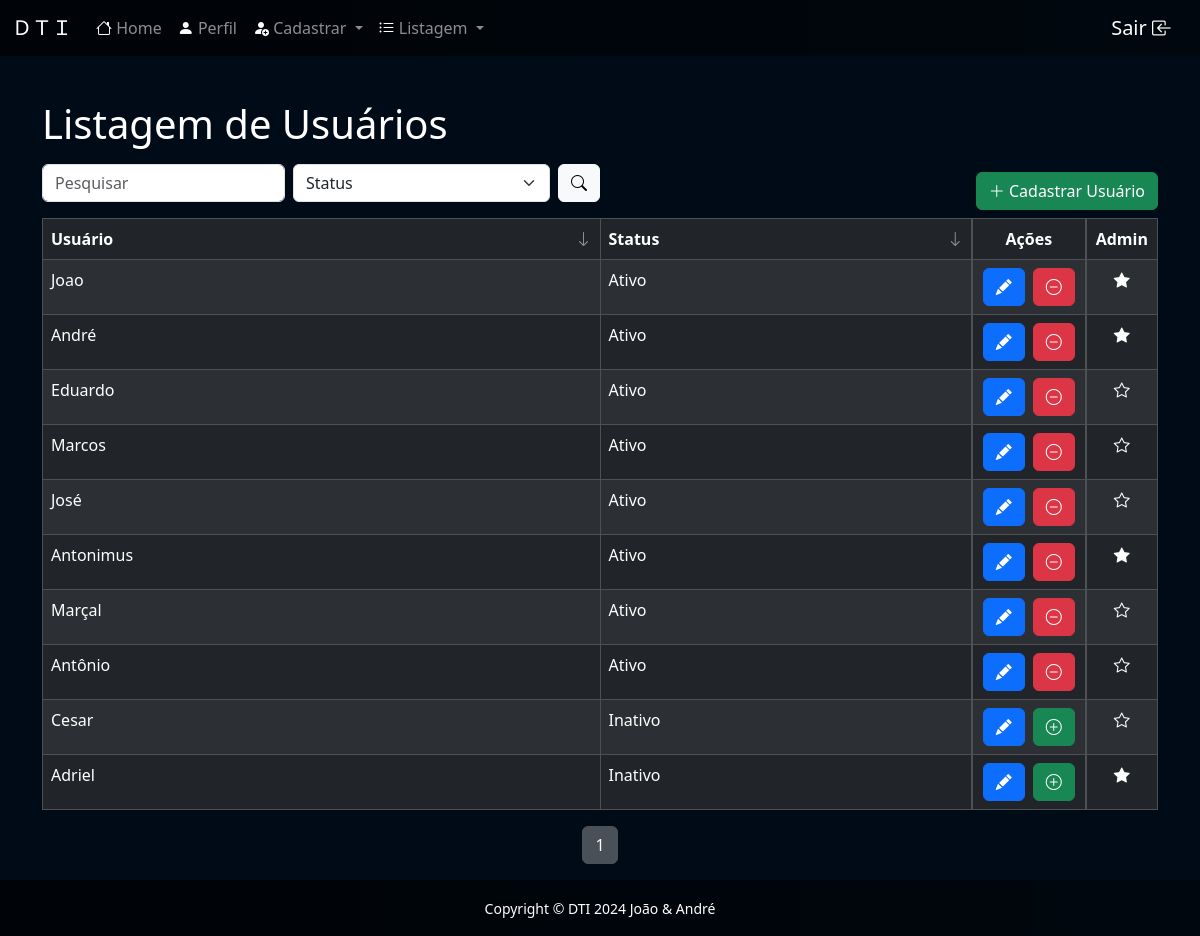
Before: /listar/list-usuario.php (signed in) with the older database file.
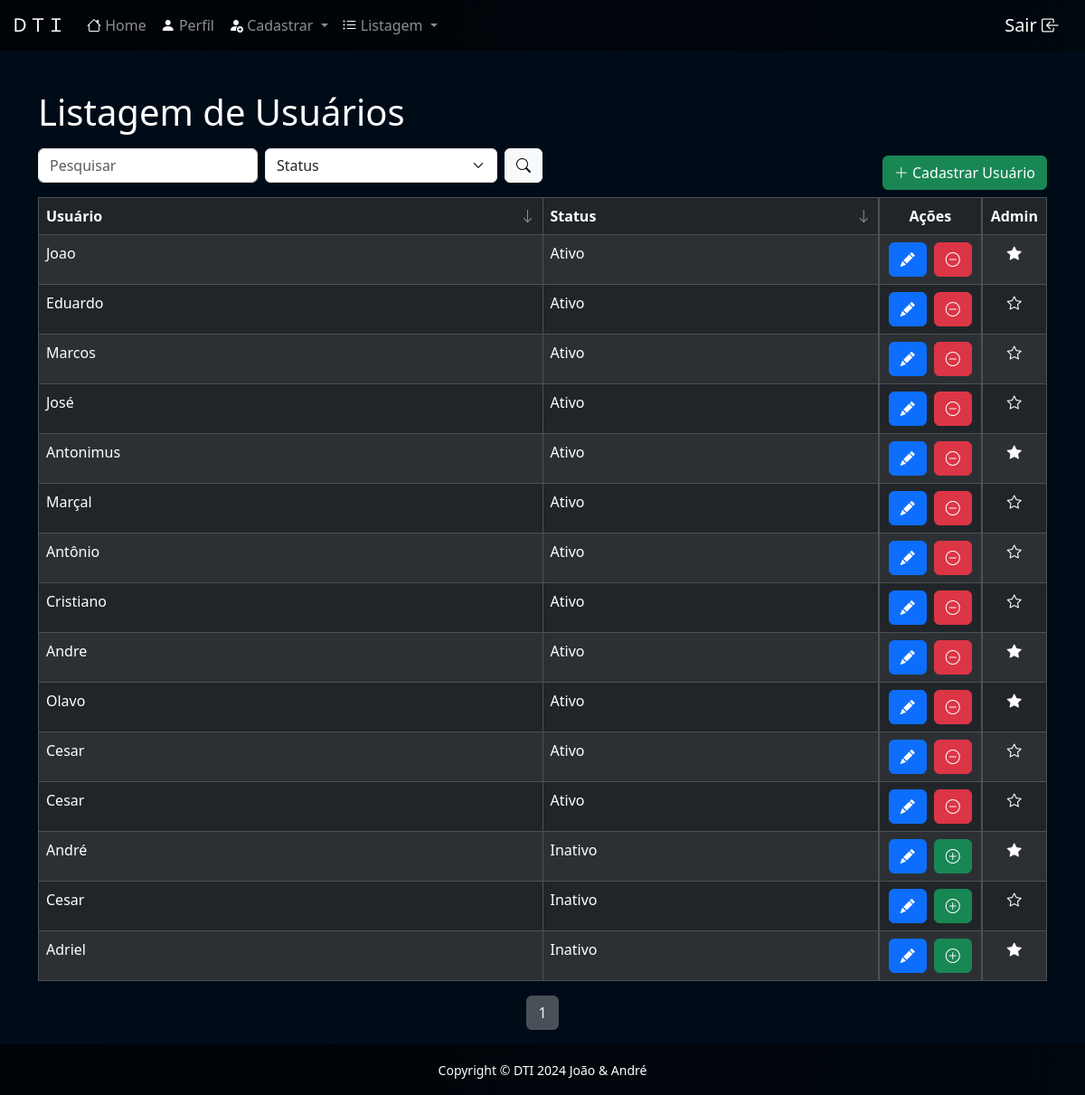
After: the same page with the newer database file.
### tables this page shows
CREATE TABLE `usuario` (
  `id` int(11) NOT NULL,
  `nome` varchar(100) NOT NULL,
  `senha` varchar(100) NOT NULL,
  `status` int(1) NOT NULL,
  `nivel` int(1) NOT NULL
);

### listar/list-usuario.php (the view, shortened to what this page needs)
<?php
    require_once('../conexao.php');
    $V_WHERE = "";
    $S_WHERE = "";
    $itens_por_pagina = 15;
    $pagina = isset($_GET['page']) ? $_GET['page'] : 1;
    $offset = ($pagina - 1) * $itens_por_pagina;
    $sql_count = "SELECT COUNT(*) AS total FROM usuario WHERE 1 = 1 " . $V_WHERE . $S_WHERE;
    $resultado_count = mysqli_query($conexao, $sql_count);
    $linha_count = mysqli_fetch_assoc($resultado_count);
    $total_registros = $linha_count['total'];
    $total_paginas = ceil($total_registros / $itens_por_pagina);
    $sort_col = isset($_GET['sort_col']) ? $_GET['sort_col'] : 2;
    $sort_order = isset($_GET['sort_order']) ? $_GET['sort_order'] : 'ASC';
    switch ($sort_col) {
        default:
            $sort_col = 'usuario.status';
    }
    $sql = "SELECT * FROM usuario
              WHERE 1 = 1 " . $V_WHERE . $S_WHERE . "
              ORDER BY $sort_col $sort_order
              LIMIT $itens_por_pagina OFFSET $offset";
    $resultado = mysqli_query($conexao, $sql);
?>
<!DOCTYPE html>
<html lang="pt-br">
<head>
    <link href="https://cdn.jsdelivr.net/npm/bootstrap@5.3.3/dist/css/bootstrap.min.css" rel="stylesheet">
    <link rel="stylesheet" href="https://cdn.jsdelivr.net/npm/bootstrap-icons@1.11.3/font/bootstrap-icons.min.css">
</head>
<body>
    <?php require_once("../template/menu01.php") ?>
    <main class="container" style="margin-top: 100px;">
        <h1>Listagem de Usuários</h1>
        <div class="d-flex justify-content-between align-items-end mb-2">
            <form class="d-flex col-6 mt-2 mb-2" method="post" role="search">
                <input class="form-control me-2" type="search" name="search" placeholder="Pesquisar" aria-label="Search">
                <select class="form-select me-2" name="search-status" id="search-status">
                    <option selected value="">Status</option>
                </select>
                <button class="btn btn-light" type="submit" name="pesquisar"><i class="bi bi-search" style="color: black; "></i></button>
            </form>
            <?php if ($_SESSION['nivel'] == 2): ?>
                <a href="../cadastro/cad-usuario.php" class="btn btn-success"><i class="bi bi-plus-lg"></i> Cadastrar Usuário</a>
            <?php endif; ?>
        </div>
        <table class="table table-dark table-striped table-bordered">
            <thead>
                <tr>
                    <th id="header0" onclick="sortTable(0)" class="sortable asc col-6">Usuário <i class="bi bi-arrow-down sort-icon"></th>
                    <th id="header0" onclick="sortTable(1)" class="sortable col-4">Status <i class="bi bi-arrow-down sort-icon"></th>
                    <?php if ($_SESSION['nivel'] == 2): ?>
                        <th class="d-flex justify-content-center">Ações</th>
                    <?php endif; ?>
                    <th style="text-align:center;">Admin</th>
                </tr>
            </thead>
            <tbody>
                <?php
                    while ($linha = mysqli_fetch_array($resultado)) {
                        $status = ($linha['status'] == 1) ? 'Ativo' : 'Inativo';
                ?>
                <tr>
                    <td><?= $linha['nome'] ?></td>
                    <td><?= $status ?></td>
                    <?php if ($_SESSION['nivel'] == 2): ?>
                        <td class="d-flex justify-content-center gap-2">
                            <abbr title="Editar"><a class="btn btn-primary" href="../editar/edit-usuario.php?id=<?= $linha['id'] ?>"><i class="bi bi-pencil-fill"></i></a></abbr>
                            <form method="post">
                                <?php if ($status == "Ativo"): ?>
                                <abbr title="Desativar">
                                    <button type="submit" name="desativar" class="btn btn-danger">
                                        <i class="bi bi-dash-circle"></i>
                                    </button>
                                </abbr>
                            <?php else: ?>
                                <abbr title="Ativar">
                                    <button type="submit" name="ativar" class="btn btn-success">
                                        <i class="bi bi-plus-circle"></i>
                                    </button>
                                </abbr>
                                <?php endif; ?>
                            </form>
                        </td>
                    <?php endif; ?>
                    <?php if ($linha['nivel'] == 2): ?>
                        <td style="text-align:center;"><i class="bi bi-star-fill"></i></td>
                    <?php else: ?>
                            <td style="text-align:center;"><i class="bi bi-star"></i></td>
                    <?php endif; ?>
                </tr>
                <?php } ?>
            </tbody>
        </table>
        <nav aria-label="Paginação">
            <ul class="pagination justify-content-center">
                <?php for ($i = 1; $i <= $total_paginas; $i++): ?>
                    <li class="page-item <?= ($pagina == $i) ? 'active' : '' ?>"><a class="page-link" href="?page=<?= $i ?>&sort_col=<?= isset($_GET['sort_col']) ? $_GET['sort_col'] : '1' ?>&sort_order=<?= isset($_GET['sort_order']) ? $_GET['sort_order'] : 'DESC' ?>"><?= $i ?></a></li>
                <?php endfor; ?>
            </ul>
        </nav>
    </main>
    <?php require_once("../template/rodape01.php") ?>
</body>
</html>

### template/menu01.php (shortened to what this page needs)
<!DOCTYPE html>
<html lang="en">
<head>
</head>
    <header>
        <nav class="navbar fixed-top navbar-expand-lg" style="background: linear-gradient(to right, #000307, #00070E);" data-bs-theme="dark">
            <div class="container-fluid">
                <a class="navbar-brand" href="../home/relatorio.php">ＤＴＩ</a>
                <ul class="navbar-nav me-auto mb-2 mb-lg-0">
                    <li class="nav-item">
                        <a class="nav-link" href="../home/relatorio.php"><i class="bi bi-house"></i> Home</a>
                    </li>
                    <li class="nav-item">
                        <a class="nav-link" href="../home/perfil.php"><i class="bi bi-person-fill"></i> Perfil</a>
                    </li>
                    <li class="nav-item dropdown">
                        <a class="nav-link dropdown-toggle" role="button" data-bs-toggle="dropdown"  aria-expanded="false " >
                        <i class="bi bi-person-fill-add"></i> Cadastrar
                        </a>
                    </li>
                    <?php if ($_SESSION['nivel'] == 2): ?>
                    <li class="nav-item dropdown">
                        <a class="nav-link dropdown-toggle" role="button" data-bs-toggle="dropdown" aria-expanded="false">
                            <i class="bi bi-list-ul"></i>  Listagem
                        </a>
                    </li>
                    <?php endif; ?>
                </ul>
                    <div>
                        <a class="navbar-brand ms-auto" href="../sair.php">Sair <i class="bi bi-box-arrow-in-left"></i></a>
                    </div>
            </div>
        </nav>
    </header>
</body>
</html>

### template/rodape01.php
<footer id="sticky-footer" style="background: linear-gradient(to right, #000307, #00070E); color: white;">
    <div class="container text-center">
        <small>Copyright &copy; DTI 2024 João & André</small>
    </div>
</footer>

### listar/list-usuario.php (style rules this page uses)
* { color: white; }
body { background-color: #000B18; display: flex; flex-direction: column; min-height: 100vh; }
main { flex: 1; }
#sticky-footer { flex-shrink: 0; padding: 1rem; background-color: #343a40; color: white; text-align: center; }
option { color: black; }
.sort-icon { position: absolute; right: 8px; top: 50%; transform: translateY(-50%); margin-left: 5px; opacity: 0.5; transition: opacity 0.3s ease; }
.sortable { position: relative; cursor: pointer; }
.pagination .page-link { color: #f8f9fa; background-color: #343a40; border-color: #343a40; }
.pagination .page-item.active .page-link { background-color: #495057; border-color: #495057; }

Changed rows visible on the page:
added usuario: nome "Cristiano", status "Ativo", nivel 1 (drawn)
added usuario: nome "Andre", status "Ativo", nivel 2 (drawn)
added usuario: nome "Olavo", status "Ativo", nivel 2 (drawn)
added usuario: nome "Cesar", status "Ativo", nivel 1 (drawn)
added usuario: nome "Cesar", status "Ativo", nivel 1 (drawn)
changed usuario "André": status "Ativo" → "Inativo"; moves down the list
